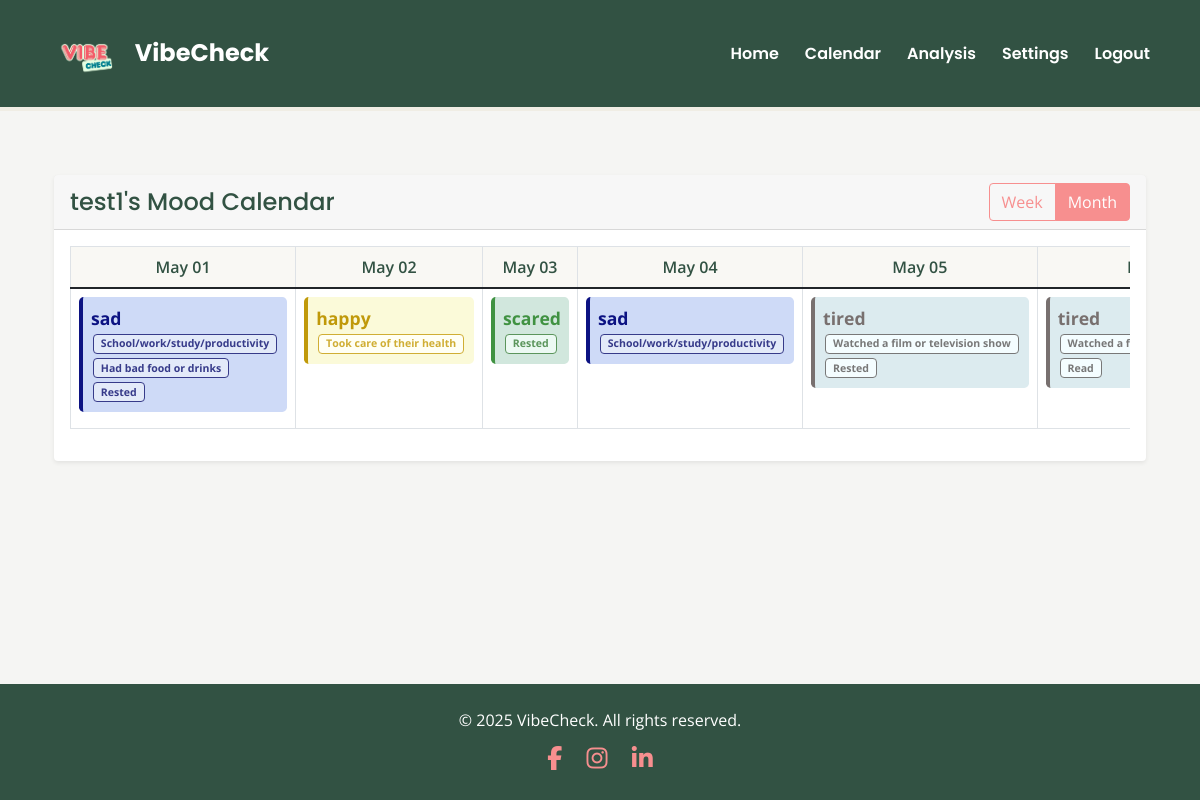
The page /calendar/test1 (signed in) on the database its author committed.
### app/models.py (models this page shows, shortened)
class User(UserMixin, db.Model):
    username = db.Column(db.String(30), primary_key=True)
    password = db.Column(db.String(100))
    privacy_setting = db.Column(db.String(20), default='friends')  # Can be 'public', 'friends', or 'private'
    moods = db.relationship('Mood', backref='user', lazy=True)
    friends = db.relationship(
        'User',
        secondary='friendships',
        primaryjoin=username==Friendship.user_id,
        secondaryjoin=username==Friendship.friend_id,
        backref='friend_of'
    )

class Mood(db.Model):
    id = db.Column(db.Integer, primary_key=True)
    mood = db.Column(db.String(50), nullable=False)
    reasons = db.Column(db.String(500), nullable=True)  # JSON string of selected reasons
    timestamp = db.Column(db.DateTime, nullable=False)
    user_id = db.Column(db.String(30), db.ForeignKey('user.username'), nullable=False)
    def get_reasons(self):
        return json.loads(self.reasons) if self.reasons else []
    @staticmethod
    def get_moods_for_date_range(user_id, start_date, end_date):
        moods = Mood.query.filter(
            Mood.user_id == user_id,
            Mood.timestamp >= start_date,
            Mood.timestamp <= end_date
        ).order_by(Mood.timestamp).all()
        mood_dict = {}
        for mood in moods:
            date_str = mood.timestamp.strftime('%Y-%m-%d')
            mood_dict[date_str] = mood
        return mood_dict

### app/main.py (the view)
@bp.route('/calendar/<user_id>')
@login_required
def calendar_view(user_id):
    user = User.query.get_or_404(user_id)
    if user_id != current_user.username:
        if user.privacy_setting == 'private':
            flash("This user's data is private", "warning")
            return redirect(url_for('main.home'))
        elif user.privacy_setting == 'friends':
            friendship = Friendship.query.filter_by(
                user_id=current_user.username,
                friend_id=user_id
            ).first()
            if not friendship:
                flash("You can only view calendars of your friends", "warning")
                return redirect(url_for('main.home'))
    today = datetime.now().date()
    week_start = today - timedelta(days=today.weekday())
    week_end = week_start + timedelta(days=6, hours=23, minutes=59, seconds=59)
    month_start = today.replace(day=1)
    if today.month == 12:
        month_end = today.replace(year=today.year + 1, month=1, day=1) - timedelta(days=1)
    else:
        month_end = today.replace(month=today.month + 1, day=1) - timedelta(days=1)
    week_dates = [week_start + timedelta(days=i) for i in range(7)]
    month_dates = []
    current_date = month_start
    while current_date <= month_end:
        month_dates.append(current_date)
        current_date += timedelta(days=1)
    week_moods = Mood.get_moods_for_date_range(user_id, week_start, week_end)
    month_moods = Mood.get_moods_for_date_range(user_id, month_start, month_end)
    return render_template('calendar.html',
                         user=user,
                         week_dates=week_dates,
                         month_dates=month_dates,
                         week_moods=week_moods,
                         month_moods=month_moods)

### app/__init__.py (called while the page is built)
def create_app(config_class=Config):
    app = Flask(__name__)
    app.config.from_object(config_class)
    if csrf_available:
        csrf = CSRFProtect(app)  # moved here to use app context directly
    db.init_app(app)
    login_manager.init_app(app)
    from app.auth import bp as auth_bp
    app.register_blueprint(auth_bp)
    from app.main import bp as main_bp
    app.register_blueprint(main_bp)
    os.makedirs(os.path.join(os.path.dirname(os.path.dirname(__file__)), 'instance'), exist_ok=True)
    from app.models import User, Mood, Friendship
    @login_manager.user_loader
    def load_user(id):
        return User.query.get(str(id))
    return app

### app/templates/calendar.html (shortened to what this page needs)
{% extends "base.html" %}
{% block head %}
<link rel="stylesheet" href="{{ url_for('static', filename='css/calendar.css') }}">
{% endblock %}
{% block content %}
<div class="container mt-4">
    <div class="row">
        <div class="col-12">
            <div class="card border-0 shadow-sm rounded-4 bg-light-subtle">
                <div class="card-header d-flex justify-content-between align-items-center">
                    <h4>{{ user.username }}'s Mood Calendar</h4>
                    <div class="btn-group">
                        <button type="button" class="btn btn-outline-theme" id="weekView">Week</button>
                        <button type="button" class="btn btn-outline-theme active" id="monthView">Month</button>
                    </div>
                </div>
                <div class="card-body">
                    <div id="monthCalendar">
                        <div class="table-responsive">
                            <table class="table table-bordered">
                                <thead>
                                    <tr>
                                        {% for day in month_dates %}
                                        <th>{{ day.strftime('%b %d') }}</th>
                                        {% endfor %}
                                    </tr>
                                </thead>
                                <tbody>
                                    <tr>
                                        {% for day in month_dates %}
                                        <td class="mood-cell" data-date="{{ day.strftime('%Y-%m-%d') }}">
                                            {% set mood = month_moods.get(day.strftime('%Y-%m-%d')) %}
                                            {% if mood %}
                                            <div class="mood-indicator bg-{{ mood.mood }}-subtle rounded-3 p-2 fw-bold">
                                                {{ mood.mood }}
                                                <div class="reasons-list">
                                                    {% for reason in mood.get_reasons() %}
                                                    <span class="reason-{{ mood.mood }} badge">{{ reason }}</span>
                                                    {% endfor %}
                                                </div>
                                            </div>
                                            {% else %}
                                            <div class="text-muted fst-italic">No mood recorded</div>
                                            {% endif %}
                                        </td>
                                        {% endfor %}
                                    </tr>
                                </tbody>
                            </table>
                        </div>
                    </div>
                </div>
            </div>
        </div>
    </div>
</div>
{% endblock %}

### app/static/css/base.css (style rules this page uses)
body { background-color: #F5F5F3; font-family: 'Open Sans', sans-serif; }
.mood-indicator { padding: 0.25rem 0.5rem; border-radius: 0.25rem; font-size: 0.875rem; }

### app/static/css/calendar.css (style rules this page uses)
.mood-cell { height: 100px; padding: 8px; vertical-align: top; background-color: #fff; transition: background-color 0.2s ease-in-out; }
.mood-indicator { font-size: 1.1em; padding: 4px 8px; border-radius: 4px; margin-bottom: 8px; background-color: #f9f8f4; font-family: 'Open Sans', sans-serif; }
.reasons-list { font-size: 0.8em; }
.reasons-list .badge { margin: 2px; display: inline-block; }
.card-header h4 { font-family: 'Poppins', sans-serif; color: #325243; margin: 0; }
.btn-outline-theme { color: #F78F8F; border-color: #F78F8F; background-color: transparent; transition: all 0.2s ease-in-out; }
.btn-outline-theme:hover, .btn-outline-theme.active, .btn-outline-theme:focus { background-color: #F78F8F; color: white; border-color: #F78F8F; }
.table thead th { background-color: #f9f8f4; color: #325243; text-align: center; font-weight: 600; }
.bg-happy-subtle { background-color: #fbfad9; color: #c0990a; border-left: 4px solid #c0990a; }
.reason-happy { background-color: #fffff4; color: #d0ae34; border: 1px solid #d0ae34; }
.bg-sad-subtle { background-color: #cedaf7; color: #0c1282; border-left: 4px solid #0c1282; }
.reason-sad { background-color: #e3eaf9; color: #373b8a; border: 1px solid #373b8a; }
.bg-tired-subtle { background-color: #dcebef; color: #78706f; border-left: 4px solid #78706f; }
.reason-tired { background-color: #f4fdff; color: #787878; border: 1px solid #787878; }
.bg-scared-subtle { background-color: #d1e7dd; color: #409242; border-left: 4px solid #409242; }
.reason-scared { background-color: #ecf9f3; color: #5b955c; border: 1px solid #5b955c; }

### rows shown on the page
User: username "test1"
Mood: mood "sad"
Mood: mood "happy"
Mood: mood "scared"
Mood: mood "sad"
Mood: mood "tired"
Mood: mood "tired"

### other values the page prints
{{ day.strftime('%b %d') }} "May 01" "May 02" "May 03" "May 04" "May 05"
{{ reason }} "School/work/study/productivity" "Had bad food or drinks" "Rested" "Took care of their health" "Rested" "School/work/study/productivity" "Watched a film or television show" "Rested" "Watched a…" "Read"
